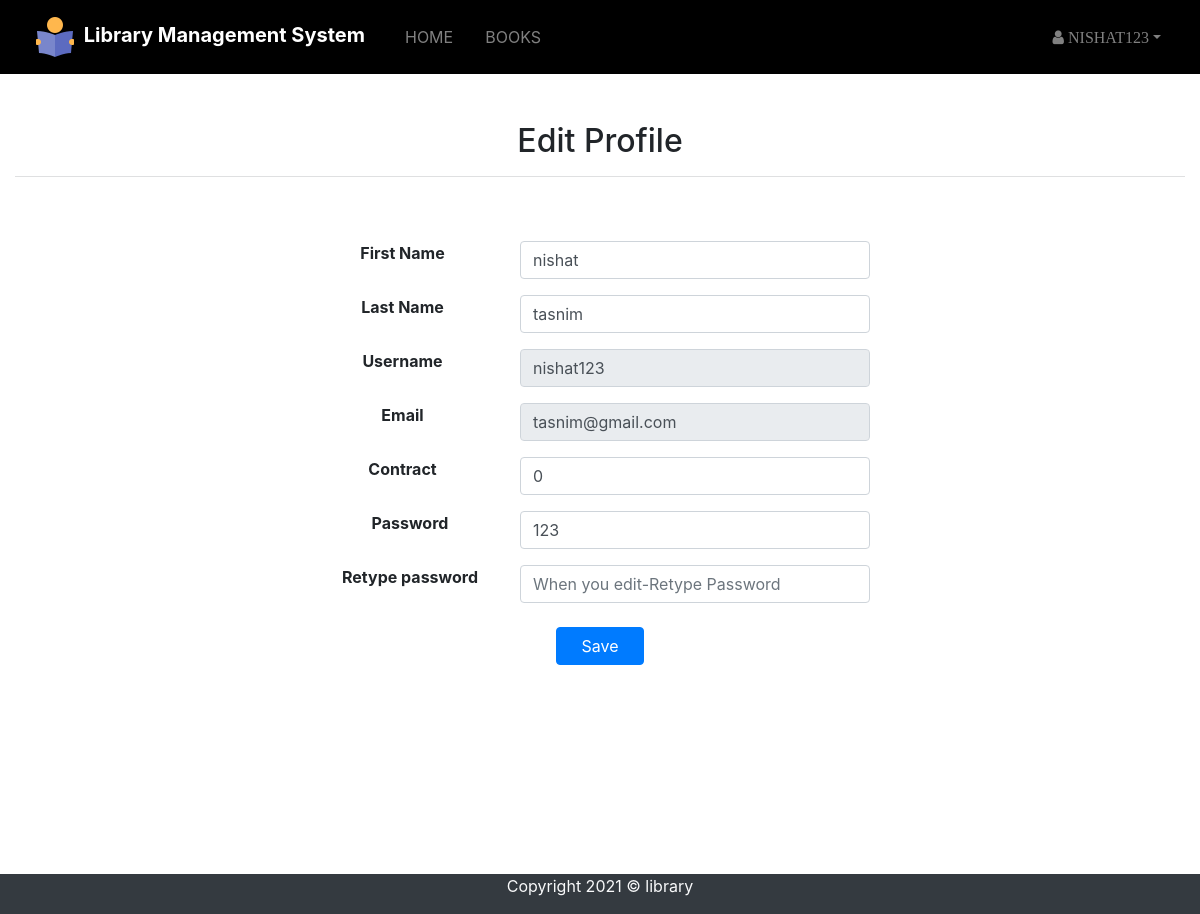
Screenshot of /src/student/edit_profile.php (signed in) with the database file from the repository.
### tables this page shows
CREATE TABLE `student` (
  `id` int(11) NOT NULL,
  `f_name` varchar(100) NOT NULL,
  `l_name` varchar(100) NOT NULL,
  `department` varchar(50) NOT NULL,
  `session_year` varchar(10) NOT NULL,
  `roll` varchar(50) NOT NULL,
  `username` varchar(50) NOT NULL,
  `email` varchar(50) NOT NULL,
  `password` varchar(30) NOT NULL,
  `contract` decimal(11,0) NOT NULL,
  `pic` varchar(255) NOT NULL
);

### src/student/edit_profile.php (the view, shortened to what this page needs)
<?php
include "navbar.php";
include "link.php";
 ?>
 <!DOCTYPE html>
 <html lang="en" dir="ltr">
   <head>
 </head>
   <body>
<?php
$sql="SELECT * from student WHERE username='$_SESSION[login_user]'";
$result=mysqli_query($dblink,$sql);
while($row=mysqli_fetch_assoc($result))
{
  $f_name=$row['f_name'];
  $l_name=$row['l_name'];
  $username=$row['username'];
  $email=$row['email'];
  $password=$row['password'];
  $contract=$row['contract'];
}
  ?>
       <div class="container-fluid" style="min-height: 800px;">
         <h2 class="display-5 text-center pt-5">Edit Profile</h2>
         <hr class="bg-light">
         <div class="container">
           <div class="row justify-content-center">
             <div class=" col-md-6 col-sm-6 text-center">
               <form action="" method="POST" class="mt-5">
                      <div class="form-group row">
                        <div class="col-md-4 ml-0 pl-0">
                         <label class="font-weight-bold ">First Name</label>
                        </div>
                          <div class="col-md-8">
                         <input type="text" class="form-control" name="f_name" value="<?php echo $f_name; ?>">
                       </div>
                     </div>
                     <div class="form-group row">
                       <div class="col-md-4 ml-0 pl-0">
                        <label class="font-weight-bold ">Last Name</label>
                       </div>
                         <div class="col-md-8">
                        <input type="text" class="form-control" name="l_name" value="<?php echo $l_name; ?>">
                      </div>
                    </div>
                    <div class="form-group row">
                      <div class="col-md-4 ml-0 pl-0">
                       <label class="font-weight-bold ">Username</label>
                      </div>
                        <div class="col-md-8">
                       <input type="text" class="form-control" name="username" readonly value="<?php echo $username; ?>">
                     </div>
                   </div>
                   <div class="form-group row">
                     <div class="col-md-4 ml-0 pl-0">
                      <label class="font-weight-bold ">Email</label>
                     </div>
                       <div class="col-md-8">
                      <input type="text" class="form-control" readonly name="email" value="<?php echo $email; ?>">
                    </div>
                  </div>
                  <div class="form-group row">
                    <div class="col-md-4 ml-0 pl-0">
                     <label class="font-weight-bold ">Contract</label>
                    </div>
                      <div class="col-md-8">
                     <input type="text" class="form-control" name="contract" value="<?php echo $contract; ?>">
                   </div>
                 </div>
                      <div class="form-group row">
                      <div class="col-md-4">
                        <label class="font-weight-bold ">Password</label>
                      </div>
                      <div class="col-md-8">
                        <input type="text" class="form-control" name="password" value="<?php echo $password; ?>">
                      </div>
                    </div>
                    <div class="form-group row">
                    <div class="col-md-4 ">
                      <label class="font-weight-bold ">Retype password</label>
                    </div>
                    <div class="col-md-8">
                      <input type="password" class="form-control"  name="password2" placeholder="When you edit-Retype Password">
                    </div>
                  </div>
                 <button class="btn btn-primary  my-2 px-4" type="submit" name="submit"> Save</button>
               </form>
             </div>
           </div>
         </div>
      </div>
<footer class="bg-dark text-light text-center">
  <div class="container">
    <div class="row">
      <div class="col">
        <p>Copyright 2021 &copy; library</p>
      </div>
    </div>
  </div>
</footer>
   </body>
 </html>

### rows the page displays
student: f_name "nishat", l_name "tasnim", username "nishat123", email "tasnim@gmail.com", contract "0", password "123"

### other values shown
$_SESSION['login_user'] "NISHAT123"
